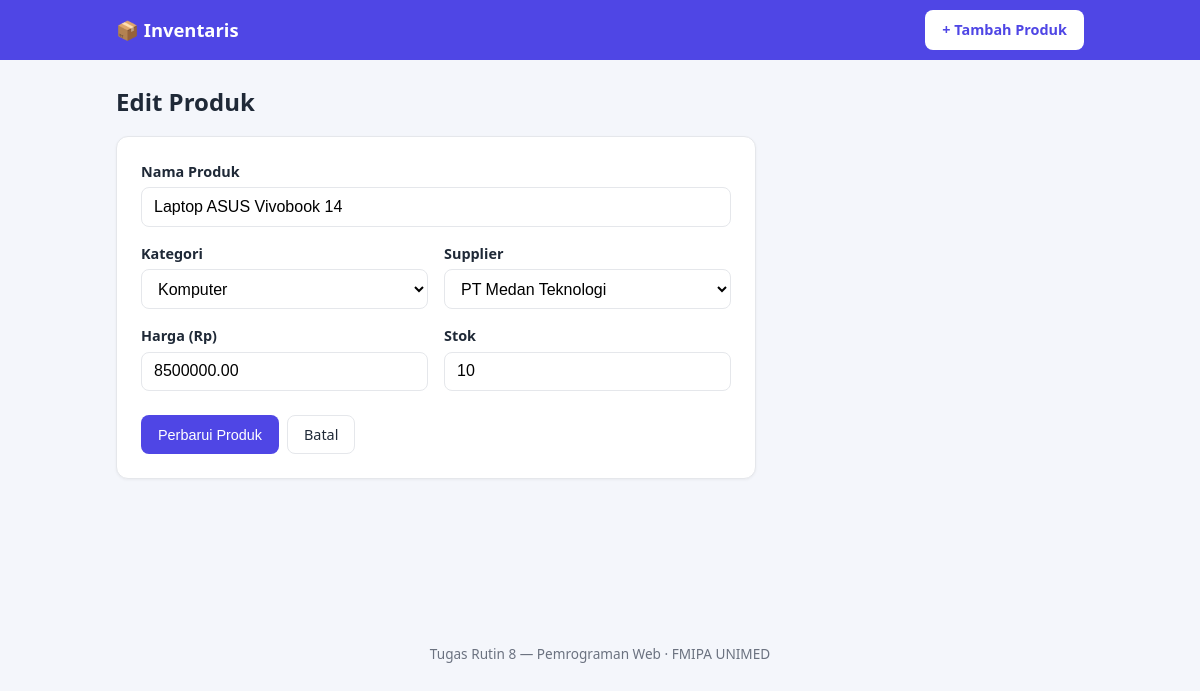
The page /edit.php?id=1 on the database its author committed.
### tables this page shows
CREATE TABLE products (
    id          INT AUTO_INCREMENT PRIMARY KEY,
    name        VARCHAR(150)  NOT NULL,
    category_id INT           NOT NULL,
    supplier_id INT           NOT NULL,
    price       DECIMAL(12,2) NOT NULL,
    stock       INT           NOT NULL DEFAULT 0,
    created_at  TIMESTAMP     NOT NULL DEFAULT CURRENT_TIMESTAMP,
    CONSTRAINT fk_products_category FOREIGN KEY (category_id)
        REFERENCES categories(id) ON UPDATE CASCADE ON DELETE RESTRICT,
    CONSTRAINT fk_products_supplier FOREIGN KEY (supplier_id)
        REFERENCES suppliers(id)  ON UPDATE CASCADE ON DELETE RESTRICT
);

CREATE TABLE categories (
    id   INT AUTO_INCREMENT PRIMARY KEY,
    name VARCHAR(100) NOT NULL UNIQUE
);

CREATE TABLE suppliers (
    id    INT AUTO_INCREMENT PRIMARY KEY,
    name  VARCHAR(100) NOT NULL,
    phone VARCHAR(20)
);

### includes/functions.php (called while the page is built, shortened)
<?php
function e($value): string
{
    return htmlspecialchars((string) $value, ENT_QUOTES, 'UTF-8');
}
function get_categories(PDO $pdo): array
{
    return $pdo->query('SELECT id, name FROM categories ORDER BY name')->fetchAll();
}
function get_suppliers(PDO $pdo): array
{
    return $pdo->query('SELECT id, name FROM suppliers ORDER BY name')->fetchAll();
}

### includes/form.php (the view, shortened to what this page needs)
<form method="POST" action="<?= e($action) ?>" class="card form">
    <div class="field">
        <label for="name">Nama Produk</label>
        <input type="text" id="name" name="name" maxlength="150" required
               value="<?= e($product['name']) ?>">
    </div>
    <div class="grid-2">
        <div class="field">
            <label for="category_id">Kategori</label>
            <select id="category_id" name="category_id" required>
                <?php foreach ($categories as $c): ?>
                    <option value="<?= (int) $c['id'] ?>"
                        <?= (int) $product['category_id'] === (int) $c['id'] ? 'selected' : '' ?>>
                        <?= e($c['name']) ?>
                    </option>
                <?php endforeach; ?>
            </select>
        </div>
        <div class="field">
            <label for="supplier_id">Supplier</label>
            <select id="supplier_id" name="supplier_id" required>
                <?php foreach ($suppliers as $s): ?>
                    <option value="<?= (int) $s['id'] ?>"
                        <?= (int) $product['supplier_id'] === (int) $s['id'] ? 'selected' : '' ?>>
                        <?= e($s['name']) ?>
                    </option>
                <?php endforeach; ?>
            </select>
        </div>
    </div>
    <div class="grid-2">
        <div class="field">
            <label for="price">Harga (Rp)</label>
            <input type="number" id="price" name="price" min="0" step="0.01" required
                   value="<?= e($product['price']) ?>">
        </div>
        <div class="field">
            <label for="stock">Stok</label>
            <input type="number" id="stock" name="stock" min="0" step="1" required
                   value="<?= e($product['stock']) ?>">
        </div>
    </div>
    <div class="actions">
        <button type="submit" class="btn btn-primary"><?= e($submitLabel) ?></button>
        <a href="index.php" class="btn btn-ghost">Batal</a>
    </div>
</form>

### assets/style.css (style rules this page uses)
:root { --bg: #f4f6fb; --card: #ffffff; --text: #1f2937; --muted: #6b7280; --primary: #4f46e5; --primary-dark: #4338ca; --danger: #dc2626; --border: #e5e7eb; --success-bg: #dcfce7; --success-tx: #166534; --error-bg: #fee2e2; --error-tx: #991b1b; }
* { box-sizing: border-box; }
body { margin: 0; font-family: system-ui, -apple-system, "Segoe UI", Roboto, sans-serif; background: var(--bg); color: var(--text); line-height: 1.5; }
.card { background: var(--card); border: 1px solid var(--border); border-radius: 12px; box-shadow: 0 1px 3px rgba(0,0,0,.05); }
.btn { display: inline-block; border: 1px solid transparent; border-radius: 8px; padding: .5rem 1rem; font-size: .9rem; cursor: pointer; text-decoration: none; background: #e5e7eb; color: var(--text); }
.btn-primary { background: var(--primary); color: #fff; }
.btn-ghost { background: transparent; border-color: var(--border); }
.form { padding: 1.5rem; max-width: 640px; }
.field { margin-bottom: 1rem; display: flex; flex-direction: column; }
.field label { font-weight: 600; margin-bottom: .3rem; font-size: .9rem; }
.field input, .field select { padding: .6rem .75rem; border: 1px solid var(--border); border-radius: 8px; font-size: 1rem; background: #fff; }
.grid-2 { display: grid; grid-template-columns: 1fr 1fr; gap: 1rem; }
.actions { display: flex; gap: .5rem; margin-top: .5rem; }

### rows shown on the page
products: name "Laptop ASUS Vivobook 14", category_id "Komputer", supplier_id "PT Medan Teknologi", price "8500000.00", stock "10"

### other values the page prints
$submitLabel "Perbarui Produk"
